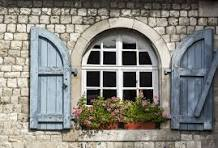
#> input picture house.jpg, 218 x 148 px
$ python q6.py
#> lines starting #> are read from the running program, lines starting #| are printed output that depends on the picture
import cv2
import numpy as np

# Define Sobel kernels for horizontal and vertical edge detection
sobel_x = np.array([[-1, 0, 1],
                    [-2, 0, 2],
                    [-1, 0, 1]], dtype=np.float32)

sobel_y = np.array([[-1, -2, -1],
                    [ 0,  0,  0],
                    [ 1,  2,  1]], dtype=np.float32)

def convolve2D(image, kernel):
    # Example of a custom 2D convolution (if needed)
    h, w = image.shape
    kh, kw = kernel.shape
    pad_h = kh // 2
    pad_w = kw // 2

    # Pad the image
    padded = np.pad(image, ((pad_h, pad_h), (pad_w, pad_w)), mode='constant')

    output = np.zeros_like(image, dtype=np.float32)

    # Perform convolution
    for i in range(h):
        for j in range(w):
            region = padded[i:i+kh, j:j+kw]
            output[i, j] = np.sum(region * kernel)

    return output

def edge_detection_sobel(image_path):
    # 1. Read the image in grayscale
#> called with image_path = 'house.jpg'
    image = cv2.imread(image_path, cv2.IMREAD_GRAYSCALE)
#> image: shape (148, 218); min 0, max 255, mean 132.3
    if image is None:
        print(f"Could not open or find the image: {image_path}")
        return
    # 2. Convolve with horizontal and vertical filters
    gx = convolve2D(image, sobel_x)
#> after the loop in convolve2D, `for i in range(h):`:
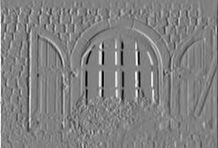
#> output: shape (148, 218) float32; min -990, max 956, mean -1.9; drawn with min black and max white
    gy = convolve2D(image, sobel_y)
#> after the loop in convolve2D (call 2), `for i in range(h):`:
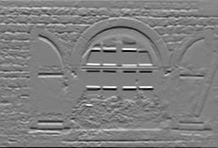
#> output: shape (148, 218) float32; min -991, max 994, mean 3.4; drawn with min black and max white
    # Convert them to absolute values for display
    gx_display = cv2.convertScaleAbs(gx)
    gy_display = cv2.convertScaleAbs(gy)
    # 3. Combine the two results:
    #    A) Direct sum (gx + gy)
    combined = gx + gy
    combined_display = cv2.convertScaleAbs(combined)
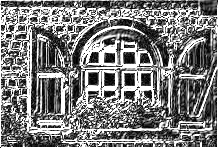
#> combined_display: shape (148, 218); min 0, max 255, mean 124.3
    # Alternatively, B) gradient magnitude (common approach)
    # magnitude = np.sqrt(gx**2 + gy**2)
    # magnitude_display = np.clip(magnitude, 0, 255).astype(np.uint8)
    # 4. Resize images to a smaller dimension, e.g., 400×400
    resized_original = cv2.resize(image, (400, 400), interpolation=cv2.INTER_AREA)
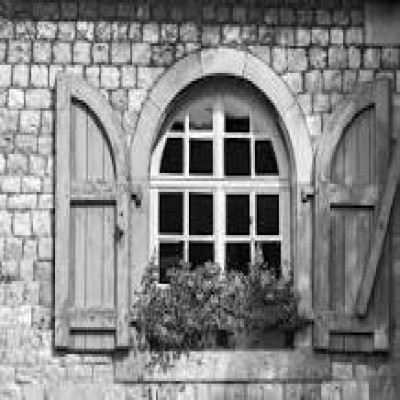
#> resized_original: shape (400, 400); min 0, max 255, mean 132.2
    resized_gx = cv2.resize(gx_display, (400, 400), interpolation=cv2.INTER_AREA)
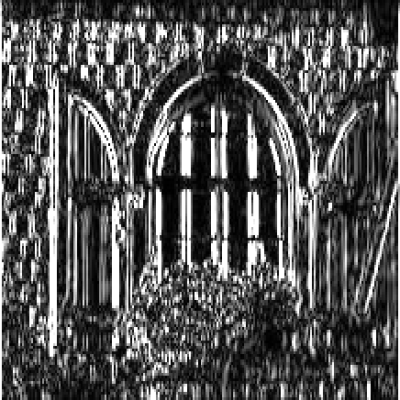
#> resized_gx: shape (400, 400); min 0, max 255, mean 85.5
    resized_gy = cv2.resize(gy_display, (400, 400), interpolation=cv2.INTER_AREA)
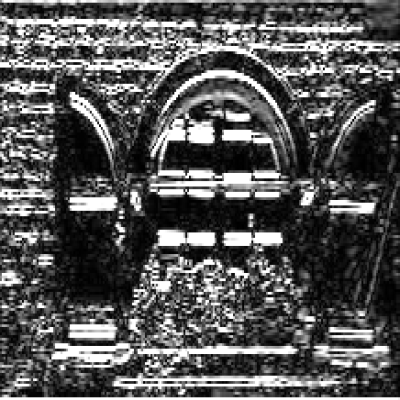
#> resized_gy: shape (400, 400); min 0, max 255, mean 87.5
    resized_combined = cv2.resize(combined_display, (400, 400), interpolation=cv2.INTER_AREA)
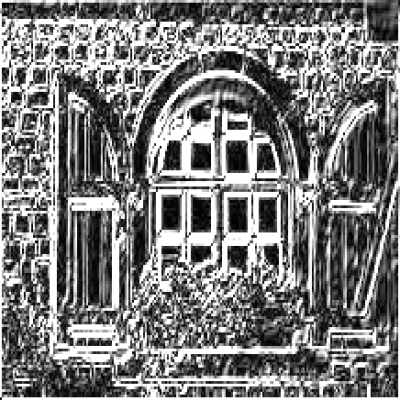
#> resized_combined: shape (400, 400); min 0, max 255, mean 124.2
    # 5. Show results in smaller windows
    cv2.imshow("Original (resized)", resized_original)
    cv2.imshow("Horizontal Edges (gx)", resized_gx)
    cv2.imshow("Vertical Edges (gy)", resized_gy)
    cv2.imshow("Combined Edge Map", resized_combined)
    cv2.waitKey(0)
    cv2.destroyAllWindows()
if __name__ == "__main__":
    edge_detection_sobel("house.jpg")
